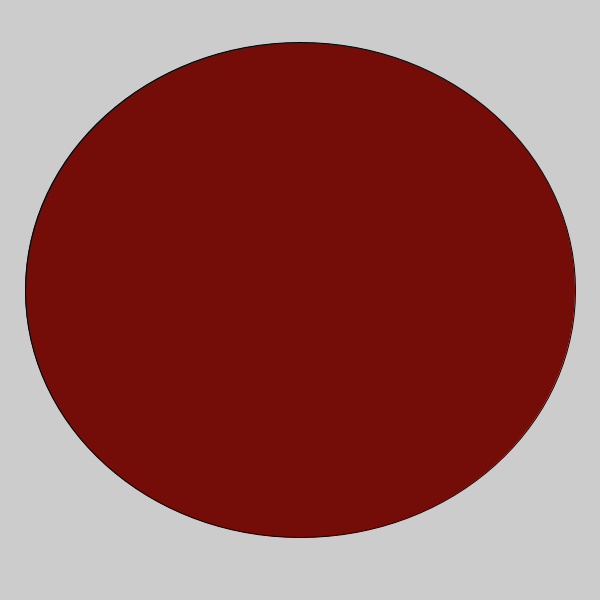
Frame 1 (no input)
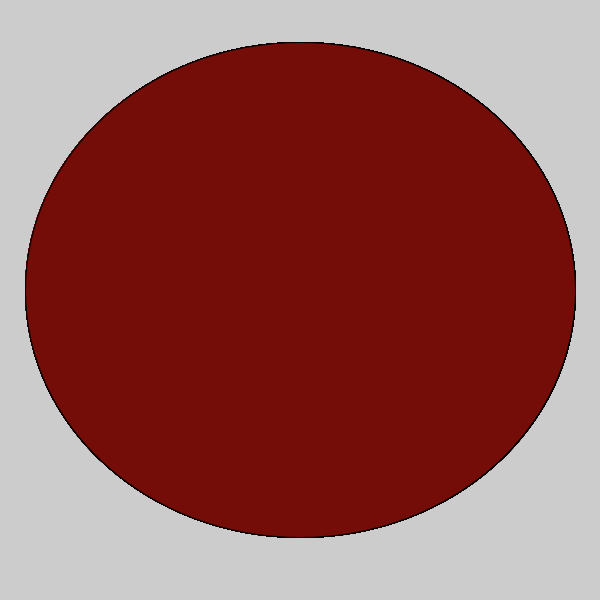
Frame 60 (the mouse pressed at the canvas centre just before this capture)
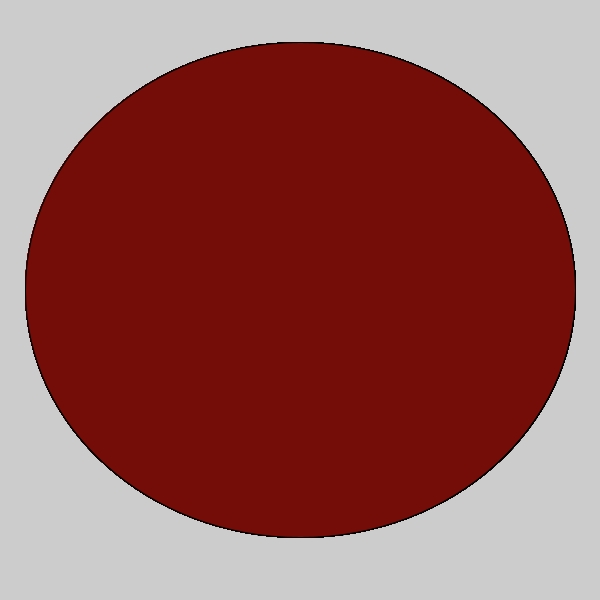
Frame 120 (the mouse held since frame 60 and released just before this capture)

The Processing sketch that drew these frames (run headless with seeded random() and noise(); from frame 60 on, the mouse is pressed at the canvas centre):

// Processing sketch: Red_dot_Bob
// ── Red_dot_Bob.pde
void setup() {
 size (600,600);   
}

void draw() {
fill(#740C08);
ellipse (300,290,550,495) ;  
}
